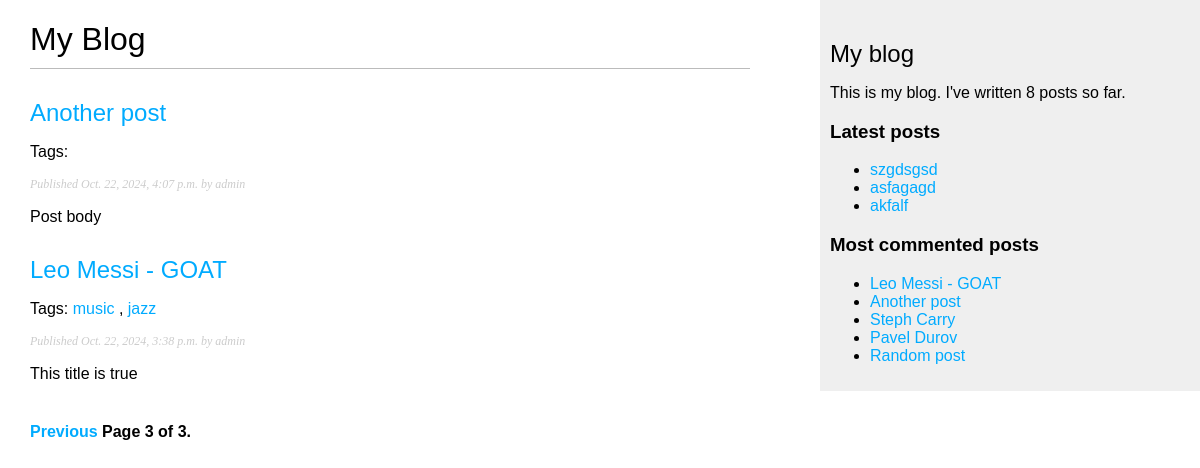
Page /blog/?page=3 on the committed database.
### blog/models.py (models this page shows, shortened)
class Post(models.Model):
    class Status(models.TextChoices):
        DRAFT = 'DF', 'Draft'
        PUBLISHED = 'PB', 'Published'
    title = models.CharField(max_length=250)
    slug = models.SlugField(max_length=250,
                            unique_for_date='publish')
    author = models.ForeignKey(User,
                               on_delete=models.CASCADE,
                               related_name='blog_posts')
    body = models.TextField()
    publish = models.DateTimeField(default=timezone.now)
    created = models.DateTimeField(auto_now_add=True)
    updated = models.DateTimeField(auto_now=True)
    status = models.CharField(max_length=2,
                              choices=Status.choices,
                              default=Status.DRAFT)
    objects = models.Manager()  # менеджер, применяемый по умолчанию
    published = PublishedManager()  # конкретно-прикладной менеджер
    class Meta:
        ordering = ['-publish']
        indexes = [
            models.Index(fields=['-publish']),
        ]
    def get_absolute_url(self):
        return reverse('blog:post_detail',
                       args=[self.publish.year,
                             self.publish.month,
                             self.publish.day,
                             self.slug])
    tags = TaggableManager()

### blog/views.py (the view)
# urls.py: path('', views.post_list, name='post_list'),
def post_list(requset, tag_slug=None):
    post_list = Post.published.all()
    tag = None
    if tag_slug:
        tag = get_object_or_404(Tag, slug=tag_slug)
        post_list = post_list.filter(tags__in=[tag])
    paginator = Paginator(post_list, 3)
    page_number = requset.GET.get('page', 1)
    try:
        posts = paginator.page(page_number)
    except PageNotAnInteger:
        posts = paginator.page(1)
    except EmptyPage:
        posts = paginator.page(paginator.num_pages)
    return render(requset,
                  'blog/post/list.html',
                  {'posts': posts})

### blog/models.py (called while the page is built)
    def get_queryset(self):
        return super().get_queryset().filter(status=Post.Status.PUBLISHED)

### blog/templatetags/blog_tags.py (called while the page is built)
@register.simple_tag
def total_posts():
    return Post.published.count()

@register.inclusion_tag('blog/post/latest_posts.html')
def show_latest_posts(count=5):
    latest_posts = Post.published.order_by('-publish')[:count]
    return {'latest_posts': latest_posts}

@register.simple_tag
def get_most_commented_posts(count=5):
    return Post.published.annotate(
                total_comments=Count('comments')
            ).order_by('-total_comments')[:count]

@register.filter(name='markdown')
def markdown_format(text):
    return mark_safe(markdown.markdown(text))

### blog/templates/blog/post/list.html (shortened to what this page needs)
{% extends "blog/base.html" %}
{% load blog_tags %}
{% block content %}
  <h1>My Blog</h1>
  {% for post in posts %}
    <h2>
      <a href="{{ post.get_absolute_url }}">
        {{ post.title }}
      </a>
    </h2>
    <p class="tags">Tags:
       {% for tag in post.tags.all %}
        <a href="{% url "blog:post_list_by_tag" tag.slug %}">
          {{ tag.name }}
        </a>
        {% if not forloop.last %}, {% endif %}
      {% endfor %}
    </p>
    <p class="date">
      Published {{ post.publish }} by {{ post.author }}
    </p>
    {{ post.body|markdown|truncatewords:30}}
  {% endfor %}
  {% include "pagination.html" with page=posts %}
{% endblock %}

### blog/templates/blog/base.html (shortened to what this page needs)
{% load static %}
{% load blog_tags %}
<!DOCTYPE html>
<html>
<head>
  <link href="{% static "css/blog.css" %}" rel="stylesheet">
</head>
<body>
  <div id="content">
    {% block content %}
    {% endblock %}
  </div>
  <div id="sidebar">
    <h2>My blog</h2>
    <p>This is my blog.
       I've written {% total_posts %} posts so far.
    </p>
    <h3>Latest posts</h3>
    {% show_latest_posts 3 %}
    <h3>Most commented posts</h3>
    {% get_most_commented_posts as most_commented_posts %}
    <ul>
      {% for post in most_commented_posts %}
      <li>
        <a href="{{ post.get_absolute_url }}">{{ post.title }}</a>
      </li>
      {% endfor %}
  </div>
</body>
</html>

### blog/templates/blog/post/latest_posts.html
 <ul>
  {% for post in latest_posts %}
 <li>
 <a href="{{ post.get_absolute_url }}">{{ post.title }}</a>
 </li>
  {% endfor %}
 </ul>

### blog/static/css/blog.css (style rules this page uses)
body { margin:0; padding:0; font-family:helvetica, sans-serif; }
a { color:#00abff; text-decoration:none; }
h1 { font-weight:normal; border-bottom:1px solid #bbb; padding:0 0 10px 0; }
h2 { font-weight:normal; margin:30px 0 0; }
#content { float:left; width:60%; padding:0 0 0 30px; }
#sidebar { float:right; width:30%; padding:10px; background:#efefef; height:100%; }
p.date { color:#ccc; font-family: georgia, serif; font-size: 12px; font-style: italic; }

### rows in the picture
Post: title "Another post", publish "Oct. 22, 2024, 4:07 p.m.", author "admin", body "Post body"
Post: title "Leo Messi - GOAT", publish "Oct. 22, 2024, 3:38 p.m.", author "admin", body "This title is true"
Tag: name "music"
Tag: name "jazz"
Post: title "szgdsgsd"
Post: title "asfagagd"
Post: title "akfalf"
Post: title "Steph Carry"
Post: title "Pavel Durov"
Post: title "Random post"

### other values in the picture
{{ page.number }} "3"
{{ page.paginator.num_pages }} "3"
